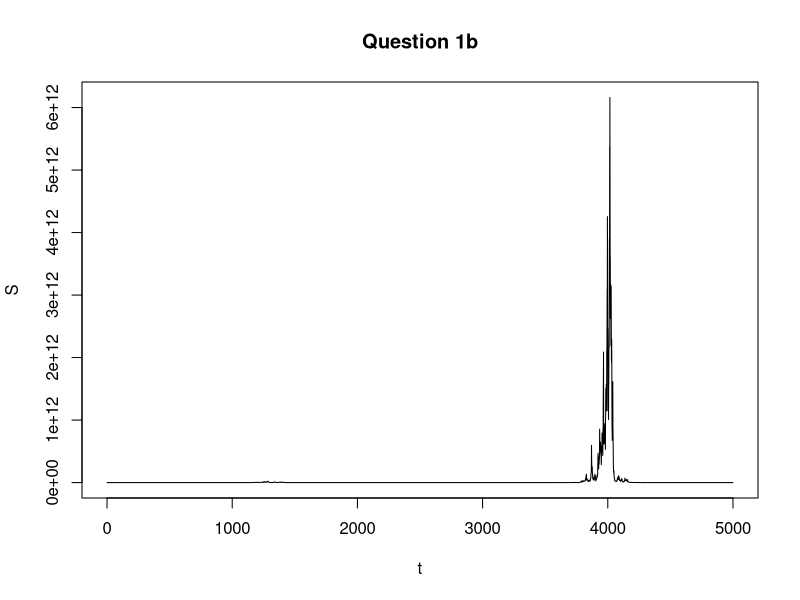

R code for this plot:
par(mfrow=c(1,1))

p <- 1 #number of paths
N <- 5000 #number of samples

BMsim <- function(npaths, nSamples)
{
	p <- npaths
	N <- nSamples
	y <- matrix(rep(0,(N+1)*p), nrow = N+1)
	
	t <- seq(0,N*12,1/12)
	
	S0 <- 1
	mu <- 0.1
	sigma <- 0.30
	nu <- mu - 0.5*sigma^2
	answer <- 0.0
	
	for (j in 1:p)
	{
		z <- rnorm(N,0,1)
		y[1,j] <- S0
		for (i in 1:N)
		{
			# z is standard normal
			# sigma*z is the Wt in standard Brownian motion process
			# z[i+1] = 1/sqrt(n) * z[i]
		  y[i+1,j] <- y[1,j]*exp(nu*t[i+1]+sigma*sum(z[1:i]))
		}
		answer <- answer + y[N+1,j]
	}
	cat("Result: ", answer/p)
	return(y)
}

fig <- function(npath, nSamples)
{
  result <- BMsim(npath, nSamples)
 
  t <- c(0:nSamples)
  upperlimit <- max(result)
  lowerlimit <- min(result)
  
  for (i in 1:ncol(result)) {
    if (i == 1) {
      plot(t, result[,1], type = "l", main="Question 1b", xlab = "t", ylab = "S", lty = 1, col =1, ylim = range(0,upperlimit+0.5))
    }
    else {
      lines(t, result[, i])
    }
  }  
	
}

fig(p, N)

